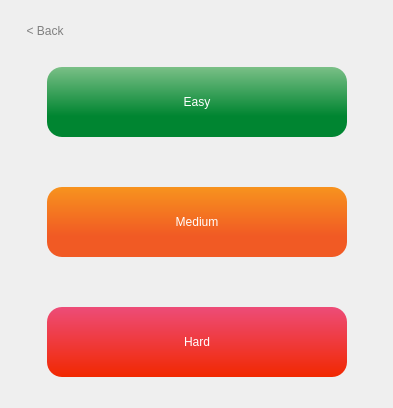
       <widget class="QWidget" name="DifficultyPage">
        <layout class="QVBoxLayout" name="verticalLayout_8">
         <item>
          <layout class="QHBoxLayout" name="horizontalLayout_5">
           <property name="leftMargin">
            <number>15</number>
           </property>
           <property name="topMargin">
            <number>10</number>
           </property>
           <item>
            <widget class="QPushButton" name="back">
             <property name="styleSheet">
              <string notr="true">QPushButton
{
	color: grey;
	font: 300 15pt &quot;Montserrat&quot;;
	Background: rgba(0, 0, 0, 0);
	border: none;
}

QPushButton:hover
{
	font: 300 15pt &quot;Montserrat&quot;;
	color: rgb(90, 90, 90);
	Background: rgba(0, 0, 0, 0);
	border: none;
}

QPushButton:pressed
{
	font: 300 15pt &quot;Montserrat&quot;;
	color: rgb(36, 36, 36);
	Background: rgba(0, 0, 0, 0);
	border: none;
}</string>
             </property>
             <property name="text">
              <string>&lt; Back</string>
             </property>
            </widget>
           </item>
           <item>
            <spacer name="horizontalSpacer_2">
             <property name="orientation">
              <enum>Qt::Orientation::Horizontal</enum>
             </property>
             <property name="sizeHint" stdset="0">
              <size>
               <width>318</width>
               <height>20</height>
              </size>
             </property>
            </spacer>
           </item>
          </layout>
         </item>
         <item>
          <layout class="QGridLayout" name="gridLayout_5">
           <item row="0" column="1">
            <spacer name="verticalSpacer">
             <property name="orientation">
              <enum>Qt::Orientation::Vertical</enum>
             </property>
             <property name="sizeType">
              <enum>QSizePolicy::Policy::MinimumExpanding</enum>
             </property>
             <property name="sizeHint" stdset="0">
              <size>
               <width>20</width>
               <height>20</height>
              </size>
             </property>
            </spacer>
           </item>
           <item row="1" column="0">
            <spacer name="horizontalSpacer">
             <property name="orientation">
              <enum>Qt::Orientation::Horizontal</enum>
             </property>
             <property name="sizeType">
              <enum>QSizePolicy::Policy::MinimumExpanding</enum>
             </property>
             <property name="sizeHint" stdset="0">
              <size>
               <width>20</width>
               <height>20</height>
              </size>
             </property>
            </spacer>
           </item>
           <item row="1" column="1">
            <layout class="QGridLayout" name="gridLayout_2">
             <property name="verticalSpacing">
              <number>50</number>
             </property>
             <item row="2" column="0">
              <widget class="QPushButton" name="hard">
               <property name="minimumSize">
                <size>
                 <width>300</width>
                 <height>70</height>
                </size>
               </property>
               <property name="styleSheet">
                <string notr="true">QPushButton
{
	border-radius:10px;
	color: white;
	font: 700 25pt &quot;Montserrat&quot;;
	border-radius:15px;
	background-color: qlineargradient(spread:pad, x1:0.5, y1:0, x2:0.5, y2:1, stop:0 rgba(237, 76, 120, 255), stop:1 rgba(241, 40, 0, 255));
	min-height: 70px;
}

QPushButton:hover
{
	border-radius:10px;
	color: white;
	font: 700 25pt &quot;Montserrat&quot;;
	border-radius:15px;
	background-color:rgba(237, 76, 120, 255);
	min-height: 70px;
}

QPushButton:pressed
{
	border-radius:10px;
	color: white;
	font: 700 25pt &quot;Montserrat&quot;;
	border-radius:15px;
	background-color: rgba(241, 40, 0, 255);
	min-height: 70px;
}

</string>
               </property>
               <property name="text">
                <string>Hard</string>
               </property>
              </widget>
             </item>
             <item row="0" column="0">
              <widget class="QPushButton" name="easy">
               <property name="minimumSize">
                <size>
                 <width>300</width>
                 <height>70</height>
                </size>
               </property>
               <property name="styleSheet">
                <string notr="true">QPushButton
{
	border-radius:10px;
	color: white;
	font: 700 25pt &quot;Montserrat&quot;;
	border-radius:15px;
	
	background-color: qlineargradient(spread:pad, x1:0.5, y1:0, x2:0.5, y2:0.7, stop:0.00558659 rgba(121, 191, 134, 255), stop:1 rgba(0, 133, 49, 255));

	min-height: 70px;
}

QPushButton:hover
{
	border-radius:10px;
	color: white;
	font: 700 25pt &quot;Montserrat&quot;;
	border-radius:15px;
	background-color: rgba(121, 191, 134, 255);
	min-height: 70px;
}

QPushButton:pressed
{
	border-radius:10px;
	color: white;
	font: 700 25pt &quot;Montserrat&quot;;
	border-radius:15px;
	background-color: rgba(0, 133, 49, 255);
	min-height: 70px;
}

</string>
               </property>
               <property name="text">
                <string>Easy</string>
               </property>
              </widget>
             </item>
             <item row="1" column="0">
              <widget class="QPushButton" name="medium">
               <property name="minimumSize">
                <size>
                 <width>300</width>
                 <height>70</height>
                </size>
               </property>
               <property name="styleSheet">
                <string notr="true">QPushButton
{
	border-radius:10px;
	color: white;
	font: 700 25pt &quot;Montserrat&quot;;
	border-radius:15px;
	
	background-color: qlineargradient(spread:pad, x1:0.5, y1:0, x2:0.5, y2:0.7, stop:0 rgba(247, 147, 30, 255), stop:1 rgba(241, 90, 36, 255));
	min-height: 70px;
}

QPushButton:hover
{
	border-radius:10px;
	color: white;
	font: 700 25pt &quot;Montserrat&quot;;
	border-radius:15px;
	background-color: rgba(247, 147, 30, 255);
	min-height: 70px;
}

QPushButton:pressed
{
	border-radius:10px;
	color: white;
	font: 700 25pt &quot;Montserrat&quot;;
	border-radius:15px;
	background-color: rgba(241, 90, 36, 255);
	min-height: 70px;
}

</string>
               </property>
               <property name="text">
                <string>Medium</string>
               </property>
              </widget>
             </item>
            </layout>
           </item>
           <item row="1" column="2">
            <spacer name="horizontalSpacer_3">
             <property name="orientation">
              <enum>Qt::Orientation::Horizontal</enum>
             </property>
             <property name="sizeType">
              <enum>QSizePolicy::Policy::MinimumExpanding</enum>
             </property>
             <property name="sizeHint" stdset="0">
              <size>
               <width>20</width>
               <height>20</height>
              </size>
             </property>
            </spacer>
           </item>
           <item row="2" column="1">
            <spacer name="verticalSpacer_2">
             <property name="orientation">
              <enum>Qt::Orientation::Vertical</enum>
             </property>
             <property name="sizeType">
              <enum>QSizePolicy::Policy::MinimumExpanding</enum>
             </property>
             <property name="sizeHint" stdset="0">
              <size>
               <width>20</width>
               <height>20</height>
              </size>
             </property>
            </spacer>
           </item>
          </layout>
         </item>
        </layout>
       </widget>
